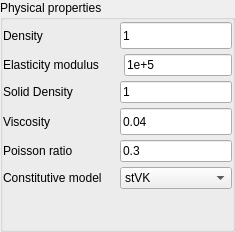
              <widget class="QWidget" name="tab">
               <attribute name="title">
                <string>Properties</string>
               </attribute>
               <layout class="QGridLayout" name="gridLayout_4">
                <property name="leftMargin">
                 <number>0</number>
                </property>
                <property name="topMargin">
                 <number>0</number>
                </property>
                <property name="rightMargin">
                 <number>0</number>
                </property>
                <property name="bottomMargin">
                 <number>0</number>
                </property>
                <property name="spacing">
                 <number>5</number>
                </property>
                <item row="0" column="0">
                 <widget class="QGroupBox" name="phys_prop_group_box">
                  <property name="sizePolicy">
                   <sizepolicy hsizetype="Preferred" vsizetype="MinimumExpanding">
                    <horstretch>0</horstretch>
                    <verstretch>0</verstretch>
                   </sizepolicy>
                  </property>
                  <property name="maximumSize">
                   <size>
                    <width>16777215</width>
                    <height>16777215</height>
                   </size>
                  </property>
                  <property name="title">
                   <string>Physical properties</string>
                  </property>
                  <layout class="QGridLayout" name="gridLayout_51">
                   <property name="leftMargin">
                    <number>0</number>
                   </property>
                   <property name="topMargin">
                    <number>2</number>
                   </property>
                   <property name="rightMargin">
                    <number>0</number>
                   </property>
                   <property name="bottomMargin">
                    <number>0</number>
                   </property>
                   <property name="spacing">
                    <number>5</number>
                   </property>
                   <item row="0" column="0">
                    <layout class="QGridLayout" name="gridLayout_46">
                     <item row="0" column="0">
                      <layout class="QGridLayout" name="gridLayout_11">
                       <item row="0" column="0">
                        <widget class="QLabel" name="prop_1_txt">
                         <property name="sizePolicy">
                          <sizepolicy hsizetype="Preferred" vsizetype="Fixed">
                           <horstretch>0</horstretch>
                           <verstretch>0</verstretch>
                          </sizepolicy>
                         </property>
                         <property name="minimumSize">
                          <size>
                           <width>0</width>
                           <height>27</height>
                          </size>
                         </property>
                         <property name="text">
                          <string>Density</string>
                         </property>
                        </widget>
                       </item>
                       <item row="0" column="1">
                        <spacer name="horizontalSpacer_32">
                         <property name="orientation">
                          <enum>Qt::Orientation::Horizontal</enum>
                         </property>
                         <property name="sizeType">
                          <enum>QSizePolicy::Policy::Expanding</enum>
                         </property>
                         <property name="sizeHint" stdset="0">
                          <size>
                           <width>20</width>
                           <height>13</height>
                          </size>
                         </property>
                        </spacer>
                       </item>
                      </layout>
                     </item>
                     <item row="0" column="1">
                      <widget class="QLineEdit" name="prop_1_box">
                       <property name="sizePolicy">
                        <sizepolicy hsizetype="Expanding" vsizetype="Preferred">
                         <horstretch>0</horstretch>
                         <verstretch>0</verstretch>
                        </sizepolicy>
                       </property>
                       <property name="maximumSize">
                        <size>
                         <width>16777215</width>
                         <height>16777215</height>
                        </size>
                       </property>
                       <property name="inputMethodHints">
                        <set>Qt::InputMethodHint::ImhDigitsOnly</set>
                       </property>
                       <property name="text">
                        <string>1</string>
                       </property>
                      </widget>
                     </item>
                    </layout>
                   </item>
                   <item row="1" column="0">
                    <layout class="QGridLayout" name="gridLayout_47">
                     <item row="0" column="0">
                      <layout class="QGridLayout" name="gridLayout_14">
                       <item row="0" column="0">
                        <widget class="QLabel" name="prop_2_txt">
                         <property name="sizePolicy">
                          <sizepolicy hsizetype="Minimum" vsizetype="Preferred">
                           <horstretch>0</horstretch>
                           <verstretch>0</verstretch>
                          </sizepolicy>
                         </property>
                         <property name="text">
                          <string>Elasticity modulus</string>
                         </property>
                        </widget>
                       </item>
                       <item row="0" column="1">
                        <spacer name="horizontalSpacer_33">
                         <property name="orientation">
                          <enum>Qt::Orientation::Horizontal</enum>
                         </property>
                         <property name="sizeType">
                          <enum>QSizePolicy::Policy::Expanding</enum>
                         </property>
                         <property name="sizeHint" stdset="0">
                          <size>
                           <width>20</width>
                           <height>13</height>
                          </size>
                         </property>
                        </spacer>
                       </item>
                      </layout>
                     </item>
                     <item row="0" column="1">
                      <widget class="QLineEdit" name="prop_2_box">
                       <property name="sizePolicy">
                        <sizepolicy hsizetype="Expanding" vsizetype="Preferred">
                         <horstretch>0</horstretch>
                         <verstretch>0</verstretch>
                        </sizepolicy>
                       </property>
                       <property name="inputMethodHints">
                        <set>Qt::InputMethodHint::ImhDigitsOnly</set>
                       </property>
                       <property name="text">
                        <string>1e+5</string>
                       </property>
                      </widget>
                     </item>
                    </layout>
                   </item>
                   <item row="3" column="0">
                    <layout class="QGridLayout" name="gridLayout_49">
                     <item row="0" column="0">
                      <layout class="QGridLayout" name="gridLayout_44">
                       <item row="0" column="0">
                        <widget class="QLabel" name="prop_4_txt">
                         <property name="sizePolicy">
                          <sizepolicy hsizetype="Preferred" vsizetype="Fixed">
                           <horstretch>0</horstretch>
                           <verstretch>0</verstretch>
                          </sizepolicy>
                         </property>
                         <property name="minimumSize">
                          <size>
                           <width>0</width>
                           <height>27</height>
                          </size>
                         </property>
                         <property name="text">
                          <string>Viscosity</string>
                         </property>
                        </widget>
                       </item>
                       <item row="0" column="1">
                        <spacer name="horizontalSpacer_35">
                         <property name="orientation">
                          <enum>Qt::Orientation::Horizontal</enum>
                         </property>
                         <property name="sizeType">
                          <enum>QSizePolicy::Policy::Expanding</enum>
                         </property>
                         <property name="sizeHint" stdset="0">
                          <size>
                           <width>20</width>
                           <height>13</height>
                          </size>
                         </property>
                        </spacer>
                       </item>
                      </layout>
                     </item>
                     <item row="0" column="1">
                      <widget class="QLineEdit" name="prop_4_box">
                       <property name="sizePolicy">
                        <sizepolicy hsizetype="Expanding" vsizetype="Preferred">
                         <horstretch>0</horstretch>
                         <verstretch>0</verstretch>
                        </sizepolicy>
                       </property>
                       <property name="inputMethodHints">
                        <set>Qt::InputMethodHint::ImhDigitsOnly</set>
                       </property>
                       <property name="text">
                        <string>0.04</string>
                       </property>
                      </widget>
                     </item>
                    </layout>
                   </item>
                   <item row="4" column="0">
                    <layout class="QGridLayout" name="gridLayout_50">
                     <item row="0" column="0">
                      <layout class="QGridLayout" name="gridLayout_45">
                       <item row="0" column="0">
                        <widget class="QLabel" name="prop_5_txt">
                         <property name="text">
                          <string>Poisson ratio</string>
                         </property>
                        </widget>
                       </item>
                       <item row="0" column="1">
                        <spacer name="horizontalSpacer_36">
                         <property name="orientation">
                          <enum>Qt::Orientation::Horizontal</enum>
                         </property>
                         <property name="sizeType">
                          <enum>QSizePolicy::Policy::Expanding</enum>
                         </property>
                         <property name="sizeHint" stdset="0">
                          <size>
                           <width>20</width>
                           <height>13</height>
                          </size>
                         </property>
                        </spacer>
                       </item>
                      </layout>
                     </item>
                     <item row="0" column="1">
                      <widget class="QLineEdit" name="prop_5_box">
                       <property name="sizePolicy">
                        <sizepolicy hsizetype="Expanding" vsizetype="Preferred">
                         <horstretch>0</horstretch>
                         <verstretch>0</verstretch>
                        </sizepolicy>
                       </property>
                       <property name="inputMethodHints">
                        <set>Qt::InputMethodHint::ImhDigitsOnly</set>
                       </property>
                       <property name="text">
                        <string>0.3</string>
                       </property>
                      </widget>
                     </item>
                    </layout>
                   </item>
                   <item row="2" column="0">
                    <layout class="QGridLayout" name="gridLayout_48">
                     <item row="0" column="0">
                      <layout class="QGridLayout" name="gridLayout_16">
                       <item row="0" column="0">
                        <widget class="QLabel" name="prop_3_txt">
                         <property name="text">
                          <string>Solid Density</string>
                         </property>
                        </widget>
                       </item>
                       <item row="0" column="1">
                        <spacer name="horizontalSpacer_37">
                         <property name="orientation">
                          <enum>Qt::Orientation::Horizontal</enum>
                         </property>
                         <property name="sizeType">
                          <enum>QSizePolicy::Policy::Expanding</enum>
                         </property>
                         <property name="sizeHint" stdset="0">
                          <size>
                           <width>20</width>
                           <height>13</height>
                          </size>
                         </property>
                        </spacer>
                       </item>
                      </layout>
                     </item>
                     <item row="0" column="1">
                      <widget class="QLineEdit" name="prop_3_box">
                       <property name="sizePolicy">
                        <sizepolicy hsizetype="Expanding" vsizetype="Preferred">
                         <horstretch>0</horstretch>
                         <verstretch>0</verstretch>
                        </sizepolicy>
                       </property>
                       <property name="inputMethodHints">
                        <set>Qt::InputMethodHint::ImhDigitsOnly</set>
                       </property>
                       <property name="text">
                        <string>1</string>
                       </property>
                      </widget>
                     </item>
                    </layout>
                   </item>
                   <item row="6" column="0">
                    <spacer name="verticalSpacer_3">
                     <property name="orientation">
                      <enum>Qt::Orientation::Vertical</enum>
                     </property>
                     <property name="sizeHint" stdset="0">
                      <size>
                       <width>20</width>
                       <height>40</height>
                      </size>
                     </property>
                    </spacer>
                   </item>
                   <item row="5" column="0">
                    <widget class="QWidget" name="widgetConstitutive" native="true">
                     <layout class="QGridLayout" name="gridLayout_25">
                      <property name="leftMargin">
                       <number>0</number>
                      </property>
                      <property name="topMargin">
                       <number>0</number>
                      </property>
                      <property name="rightMargin">
                       <number>0</number>
                      </property>
                      <property name="bottomMargin">
                       <number>0</number>
                      </property>
                      <property name="spacing">
                       <number>5</number>
                      </property>
                      <item row="0" column="0">
                       <widget class="QLabel" name="label_35">
                        <property name="text">
                         <string>Constitutive model</string>
                        </property>
                       </widget>
                      </item>
                      <item row="0" column="1">
                       <widget class="QComboBox" name="comboBoxConstitutive">
                        <item>
                         <property name="text">
                          <string>stVK</string>
                         </property>
                        </item>
                        <item>
                         <property name="text">
                          <string>stVK85</string>
                         </property>
                        </item>
                        <item>
                         <property name="text">
                          <string>nHK</string>
                         </property>
                        </item>
                       </widget>
                      </item>
                     </layout>
                    </widget>
                   </item>
                  </layout>
                 </widget>
                </item>
               </layout>
              </widget>
